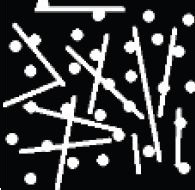
%> input picture Task/Exercise_01/img/morfologia.jpeg, 195 x 190 px
$ octave --eval "morfologia1;"   (GNU Octave 9; MATLAB toolbox functions it lacks are replaced by stand-ins)
%> lines starting %> are read from the running program, lines starting %| are printed output that depends on the picture; in (x1, y1, x2, y2) boxes, pixels count from 0 and x2, y2 are one past the last pixel; in counts of white or black regions, pixels touching at a corner belong together; the program's own positions count from 1
%%
function morfologia1
    % elimina las lineas de la imagen y deja solo los circulos
    clc;    % limpia la ventana de comandos
    % captura
    I=imread('morfologia.jpeg');  % lee la imagen
%> I is the input picture: size 190x195x3 uint8; mean R, G, B 59.5, 60.2, 61.6
    % preprocesamiento
    I=rgb2gray(I);  % escala de grises
%> I: size 190x195 uint8
    I = I > 64;    % binariza (umbral fijo)
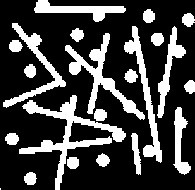
%> I: size 190x195 logical; 25.6% white; 22 white regions (1 under 20 px), largest, box (x1, y1, x2, y2) and area: (19, 95, 126, 190) 1983, (65, 33, 145, 120) 1449, (124, 26, 162, 163) 1093
    subplot (1,2,1); imshow(I)  % muestra la imagen
    % morfologia matematica
    se=strel('diamond',5); % crea elemento estructural tipo disco
    J = imopen(I,se);   % apertura, elimina objetos que no se ajustan al patron de disco
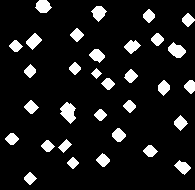
%> J: size 190x195 logical; 10.3% white; 32 white regions, largest, box (x1, y1, x2, y2) and area: (60, 102, 76, 124) 220, (168, 42, 186, 58) 180, (35, 0, 52, 13) 159
    subplot (1,2,2); imshow(J);
    % segmentacion
    [L, num]=bwlabel(J);   % etiquetado de componentes
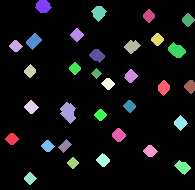
%> L: size 190x195 double; 33 distinct labels, from 0 to 32; one colour per label, 0 black
%> num = 32
    title(strcat('Puntos: ', num2str(num)));  % pone un titulo
end

% Ver ayudas, ejecutar el codigo paso a paso, line 13

$ run again, with Task/Exercise_01/img/imagen_line.jpeg copied over Task/Exercise_01/img/morfologia.jpeg
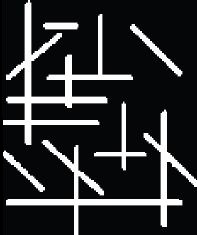
%> input picture Task/Exercise_01/img/imagen_line.jpeg, 197 x 235 px
%> in morfologia1, I is the input picture: size 235x197x3 uint8; mean R, G, B 46.9, 47.8, 49.5
%> in morfologia1, `I = I > 64;`:
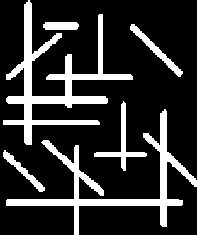
%> I: size 235x197 logical; 18.8% white; 6 white regions, box (x1, y1, x2, y2) and area: (3, 0, 133, 145) 3777, (6, 109, 197, 235) 3281, (94, 101, 147, 171) 572, (130, 24, 183, 77) 456, (3, 150, 45, 192) 345, (43, 22, 79, 30) 273
%> J: size 235x197 logical; 2.2% white; 9 white regions, largest, box (x1, y1, x2, y2) and area: (156, 143, 172, 164) 157, (20, 51, 36, 71) 154, (20, 92, 36, 108) 144
%> in morfologia1, `[L, num]=bwlabel(J);`:
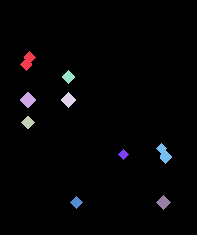
%> L: size 235x197 double; 10 distinct labels, from 0 to 9; one colour per label, 0 black
%> num = 9

$ run again, with Task/Exercise_01/img/depositphotos.png saved as Task/Exercise_01/img/morfologia.jpeg
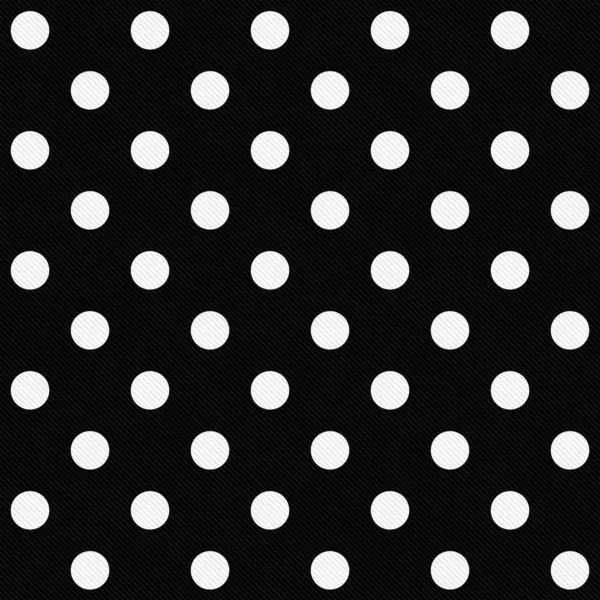
%> input picture Task/Exercise_01/img/depositphotos.png, 600 x 600 px
%> in morfologia1, I is the input picture: size 600x600x3 uint8; min 0, max 255, mean 47.6
%> in morfologia1, `I = I > 64;`:
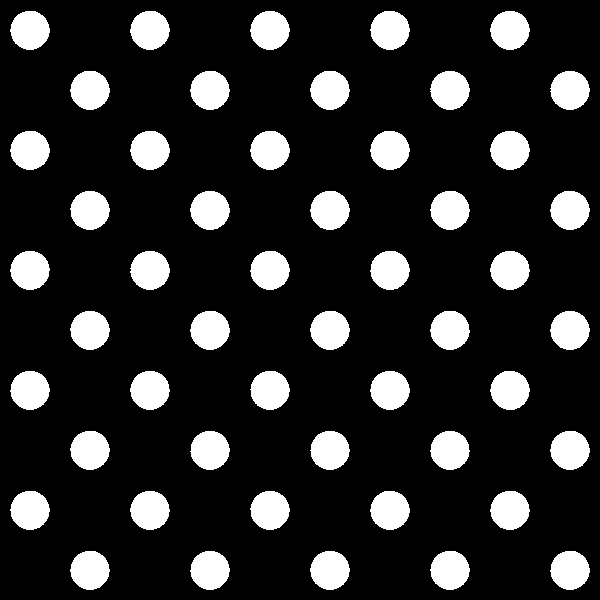
%> I: size 600x600 logical; 16.7% white; 50 white regions, largest, box (x1, y1, x2, y2) and area: (490, 131, 530, 170) 1206, (190, 191, 230, 230) 1206, (10, 131, 50, 170) 1205
%> J: size 600x600 logical; 16.6% white; 50 white regions, largest, box (x1, y1, x2, y2) and area: (70, 71, 110, 110) 1194, (310, 71, 350, 110) 1194, (490, 131, 530, 170) 1194
%> in morfologia1, `[L, num]=bwlabel(J);`:
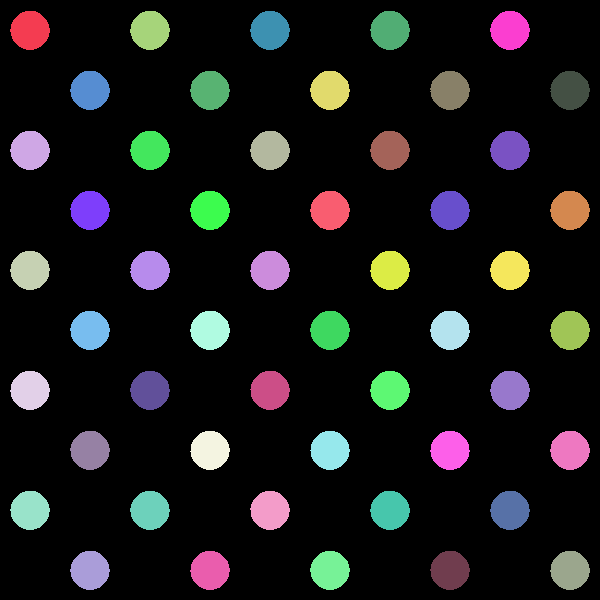
%> L: size 600x600 double; 51 distinct labels, from 0 to 50; one colour per label, 0 black
%> num = 50
